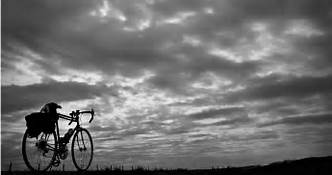
#> input picture Trilha Inicial/cloudy/cloudy221.jpg, 332 x 175 px
$ jupyter execute test_cloudy_realce_agucamento.ipynb
#> lines starting #> are read from the running program, lines starting #| are printed output that depends on the picture
### Importações

[cell 1]
from matplotlib import pyplot as plt
import numpy as np
import cv2
from skimage import exposure

### Aguçamento

**7.3	FILTRO	MÁSCARA	DE	DESAGUÇAMENTO**

[cell 2]
imgOriginal = cv2.imread('cloudy221.jpg', 1)
#> imgOriginal is the input picture: shape (175, 332, 3); min 0, max 255, mean 111.5
imgSuavizada = cv2.GaussianBlur(imgOriginal, (13,13), 3)
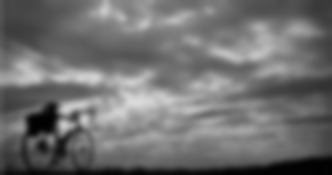
#> imgSuavizada: shape (175, 332, 3); min 1, max 218, mean 111.4
imgDetalhes = 3 * cv2.subtract(imgOriginal, imgSuavizada)
imgRealcada = cv2.add(imgOriginal, imgDetalhes)

imgOriginal = imgOriginal[::2,::2] # Diminui a imagem
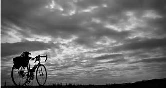
#> imgOriginal: shape (88, 166, 3); min 0, max 255, mean 111.6
imgSuavizada = imgSuavizada[::2,::2] # Diminui a imagem
#> imgSuavizada: shape (88, 166, 3)
imgDetalhes = imgDetalhes[::2,::2] # Diminui a imagem
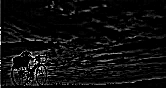
#> imgDetalhes: shape (88, 166, 3); min 0, max 255, mean 14.1
imgRealcada = imgRealcada[::2,::2] # Diminui a imagem
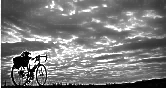
#> imgRealcada: shape (88, 166, 3); min 0, max 255, mean 123

cv2.imshow("Original", imgOriginal)
cv2.imshow("Suavizada", imgSuavizada)
#cv2.imshow("Bordas", imgDetalhes)
cv2.imshow("Realcada", imgRealcada)
cv2.waitKey(0)
cv2.destroyAllWindows()

***cloudy1.jpg***

***cloudy4.jpg***

***cloudy6.jpg***

[cell 3]
imgOriginal = cv2.imread('cloudy2.jpg', 1)
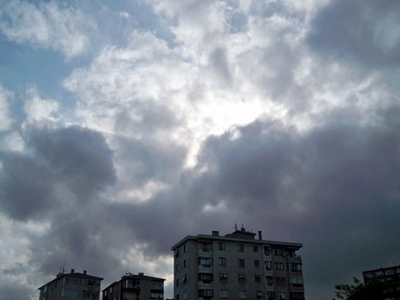
#> input picture Trilha Inicial/cloudy/cloudy2.jpg, 400 x 300 px
#> imgOriginal is the input picture: shape (300, 400, 3); mean B, G, R 145.9, 133.9, 124.8
imgSuavizada = cv2.GaussianBlur(imgOriginal, (13,13), 3)
#> imgSuavizada: shape (300, 400, 3)
imgDetalhes = 3 * cv2.subtract(imgOriginal, imgSuavizada)
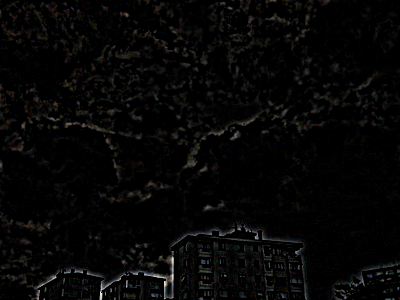
#> imgDetalhes: shape (300, 400, 3); mean B, G, R 5.6, 5.8, 6
imgRealcada = cv2.add(imgOriginal, imgDetalhes)
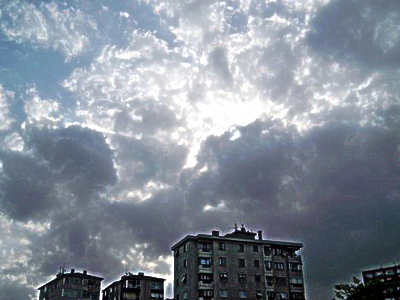
#> imgRealcada: shape (300, 400, 3); mean B, G, R 151, 139.3, 130.3

size = (256, 256)
imgOriginal = cv2.resize(imgOriginal, size, interpolation = cv2.INTER_AREA)
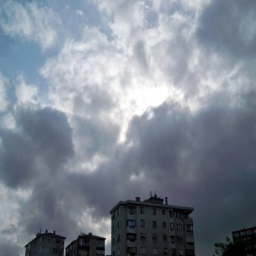
#> imgOriginal: shape (256, 256, 3); mean B, G, R 145.9, 133.9, 124.8
imgSuavizada = cv2.resize(imgSuavizada, size, interpolation = cv2.INTER_AREA)
#> imgSuavizada: shape (256, 256, 3)
imgDetalhes = cv2.resize(imgDetalhes, size, interpolation = cv2.INTER_AREA)
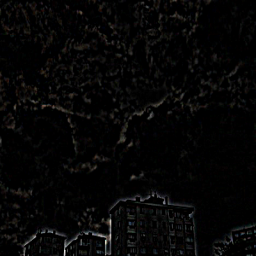
#> imgDetalhes: shape (256, 256, 3); mean B, G, R 5.6, 5.7, 6
imgRealcada = cv2.resize(imgRealcada, size, interpolation = cv2.INTER_AREA)
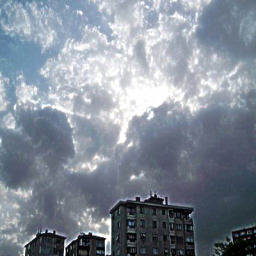
#> imgRealcada: shape (256, 256, 3); mean B, G, R 151, 139.3, 130.3

cv2.imshow("Original", imgOriginal)
cv2.imwrite("cloudy2Original.jpg", imgOriginal)

cv2.imshow("Suavizada", imgSuavizada)
cv2.imwrite("cloudy2Suavizada.jpg", imgSuavizada)

cv2.imshow("Realcada", imgRealcada)
cv2.imwrite("cloudy2Realcada.jpg", imgRealcada)

cv2.waitKey(0)
cv2.destroyAllWindows()
